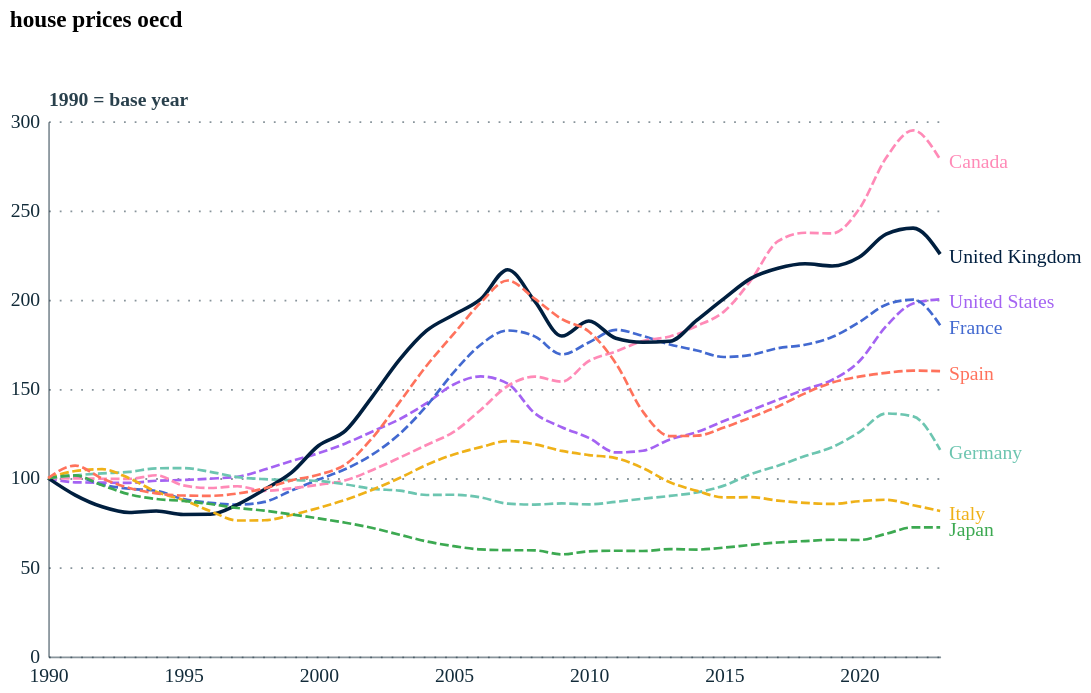

Describe this chart as a Vega-Lite specification.
### Vega-Lite specification from a JSON file in a GitHub repository (floating-point values rounded to 4 significant figures; data arrays with more than 128 entries replaced by an {"elided": "..."} marker saying what was removed)
{"config": {"font": "Circular Std", "mark": {"line": {"interpolate": "linear"}}, "view": {"stroke": "transparent", "width": 400, "height": 300}, "range": {"category": ["#179fdb", "#e6224b", "#f4c245", "#122b39", "#eb5c2e", "#36b7b4"], "diverging": ["#E6224B", "#E54753", "#C9C9C9", "#179FDB", "#122B39"], "heatmap": ["#C9C9C9", "#179FDB", "#0063AF", "#122B39"], "ordinal": ["#00A767", "#36B7B4", "#179FDB", "#0063AF", "#243B5A"]}, "axisX": {"labelColor": "#122b39", "tickColor": "#122b39", "domainColor": "#122b39", "domainOpacity": 0.5, "gridOpacity": 0, "labelFont": "Circular Std", "labelAngle": 0, "labelAlign": "center", "labelFontSize": 11, "labelPadding": 5, "tickCount": 10, "tickSize": 0, "title": ""}, "axisY": {"labelColor": "#122b39", "labelFont": "Circular Std", "tickColor": "#122b39", "domainColor": "#122b39", "gridColor": "#122b39", "gridDash": [1, 5], "gridOpacity": 0.5, "labelPadding": 5, "labelFontSize": 11, "domainOpacity": 0.5, "tickSize": 0, "title": null, "titleAlign": "left", "titleAngle": 0, "titleBaseline": "bottom", "titleColor": "#122b39", "titleOpacity": 0.9, "titleX": 0, "titleY": -7}}, "layer": [{"mark": {"type": "line", "interpolate": "monotone"}, "encoding": {"color": {"field": "region", "legend": null, "scale": {"domain": ["United Kingdom", "France", "Italy", "Spain", "Germany", "Japan", "Canada", "United States"], "range": ["#001f3f", "#4269d0", "#efb118", "#ff725c", "#6cc5b0", "#3ca951", "#ff8ab7", "#a463f2", "#97bbf5", "#9c6b4e"]}, "type": "nominal"}, "size": {"condition": {"test": "(datum.region === 'United Kingdom')", "value": 2}, "value": 1.5}, "strokeDash": {"condition": {"test": "(datum.region === 'United Kingdom')", "value": [0, 0]}, "value": [5, 2]}, "x": {"field": "year", "title": "", "type": "temporal"}, "y": {"field": "rebased_value", "title": "1990 = base year", "type": "quantitative"}}, "title": {"text": "house prices oecd", "anchor": "start", "subtitle": ["", ""]}}, {"mark": {"type": "text", "align": "left", "dx": 5, "dy": 2}, "encoding": {"color": {"field": "region", "type": "nominal"}, "text": {"field": "region", "type": "nominal"}, "x": {"aggregate": "max", "field": "year", "type": "temporal"}, "y": {"aggregate": {"argmax": "year"}, "field": "rebased_value", "type": "quantitative"}}}], "data": {"name": "data-e740a5bce815924ad3fee468b6db7b56"}, "height": 300, "width": 500, "$schema": "https://vega.github.io/schema/vega-lite/v5.17.0.json", "datasets": {"data-e740a5bce815924ad3fee468b6db7b56": {"elided": "272 records"}}}
